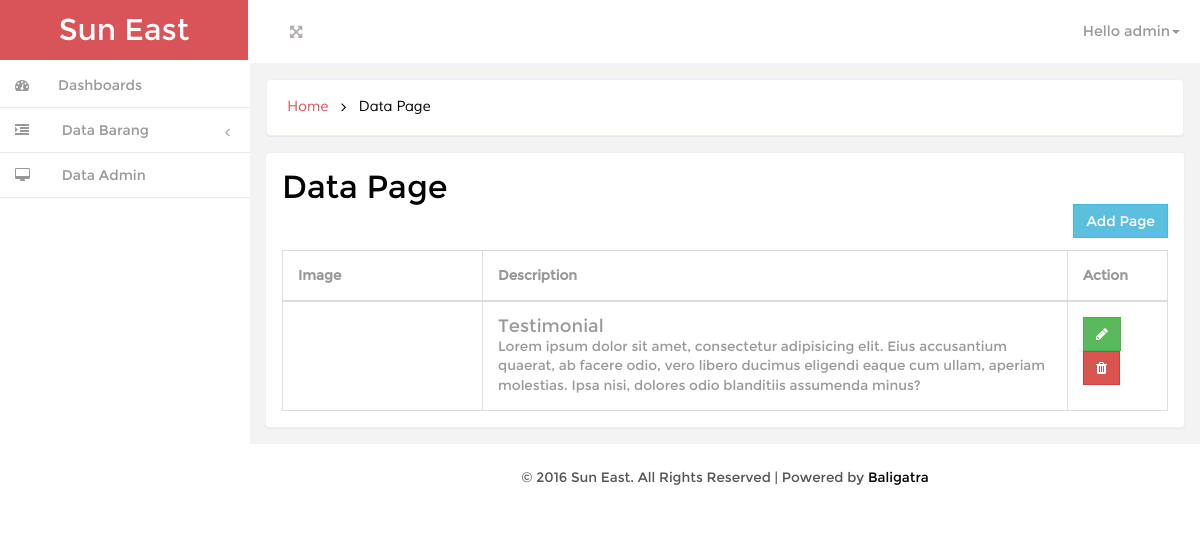
Page /adminpage/admin.php?page=data-page (signed in) on the committed database.
### tables this page shows
CREATE TABLE `tb_page` (
  `id_page` int(11) NOT NULL,
  `slug` int(11) NOT NULL,
  `image` text NOT NULL,
  `article` text NOT NULL,
  `title` text NOT NULL,
  `description` text NOT NULL
);

### adminpage/data-page.php (the view, shortened to what this page needs)
<div id="page-wrapper" class="gray-bg dashbard-1">
      <div class="content-main">
	    <div class="banner">
			<h2>
			<a href="admin.php">Home</a>
			<i class="fa fa-angle-right"></i>
			<span>Data Page</span>
			</h2>
	    </div>
<div class="content-top">
	<div class="col-md-12 ">
		<div class="grid-form">
			<div class="grid-form1">
			 	<h3 id="forms-example" class="" style="margin-bottom: 0px;">Data Page</h3>
				<a href="admin.php?page=add-page" class="btn btn-info" style="float: right;">Add Page</a><br class="clear" /><br class="clear" />
					 <table class="table table-bordered">
						<thead>
							<tr>
								<th style="width: 200px;">Image</th>
								<th>Description</th>
								<th style="width: 100px;">Action</th>
							</tr>
						</thead>
						<tbody>
							<?php
								$query = "SELECT * FROM tb_page ORDER BY id_page DESC";
								$result = mysql_query($query);
								while ($row = mysql_fetch_array($result)) {
							 ?>
							<tr>
								<td>
								</td>
								<td>
									<h4><?php echo $row['title']; ?></h4>
									<p>
										<?php echo $row['description']; ?>
									</p>
								</td>
								<td>
									<a href="admin.php?page=edit-page&id=<?php echo $row['id_page'] ?>" class="btn btn-success" >
										<i class="fa fa-pencil" style="color:#fff"></i>
									</a>
									<a href="admin.php?page=proses-delete-page&id=<?php echo $row['id_page'] ?>" class="btn btn-danger" class="btn btn-danger" onClick="return confirm('Delete Page  ?')">
										<i class="fa fa-trash" style="color:#fff"></i>
									</a>
								</td>
							</tr>
							<?php
								}
							 ?>
						</tbody>
					</table>
			</div>
		</div>
	</div>
</div>

### adminpage/css/style.css (style rules this page uses)
h4, h5, h6, h1, h2, h3 { margin: 0; }
p { margin: 0; }
html, body { font-family:'Montserrat-Regular'; font-size: 100%; background:#F3F3F4; overflow-x: hidden; }
body a { transition:0.5s all; -webkit-transition:0.5s all; -moz-transition:0.5s all; -o-transition:0.5s all; -ms-transition:0.5s all; }
@media (min-width: 768px) { #page-wrapper { position: inherit; margin: 0 0 0 240px; min-height: 1000px; } }
.content-main { background-color: #F3F3F4; padding-top: 1em; }
.banner { background: #fff; display: block; margin: 0em 1em ; padding:1em; border: 1px solid #ebeff6; border-color: #ebeff6; border-radius: 4px; -webkit-border-radius: 4px; -o-border-radius: 4px; -moz-border-radius: 4px; -ms-border-radius: 4px; -webkit-box-shadow: 0 1px 1px rgba(0,0,0,.05); box-shadow: 0 1px 1px rgba(0,0,0,.05); }
.banner h2 { font-size:0.9em; }
.banner h2 a { color:#D95459; text-decoration:none; font-family: 'Muli-Regular'; padding:0.3em ; }
.banner h2 span { color:#000; font-family: 'Muli-Regular'; padding:0.3em ; }
.banner h2 i { color:#000; vertical-align:middle; padding:0.3em ; }
.content-top { padding: 1em 0; }
.grid-form { padding: 0em; }
.grid-form1 { background: #fff; margin-bottom: 1em; padding: 1em; border: 1px solid #ebeff6; border-radius: 4px; -webkit-border-radius: 4px; -o-border-radius: 4px; -moz-border-radius: 4px; -ms-border-radius: 4px; -webkit-box-shadow: 0 1px 1px rgba(0,0,0,.05); box-shadow: 0 1px 1px rgba(0,0,0,.05); }
.grid-form1:last-child { margin-bottom: 0em; }
.grid-form1 h3 { color: #000; font-size:2em; margin-bottom: 1em; }
.btn { border-radius: 0px; outline: none; }
.table td, .table>tbody>tr>td, .table>tbody>tr>th, .table>tfoot>tr>td, .table>tfoot>tr>th, .table>thead>tr>td, .table>thead>tr>th { padding: 15px !important; font-size: 0.85em; color: #999; border-top: none !important; }
td i { color:#999; }
.table { margin-bottom: 0; }

### adminpage/css/custom.css (style rules this page uses)
#page-wrapper { min-height: 568px; }
@media (min-width:768px) { #page-wrapper { position: inherit; margin: 0 0 0 250px; } }

### rows in the picture
tb_page: title "Testimonial", description "Lorem ipsum dolor sit amet, consectetur adipisicing elit. Eius accusantium quaerat, ab facere odio, vero libero ducimus eligendi eaque cum ullam, aperiam molestias. Ipsa nisi, dolores odio blanditiis assumenda minus?"

### other values in the picture
$_SESSION['username'] "admin"
